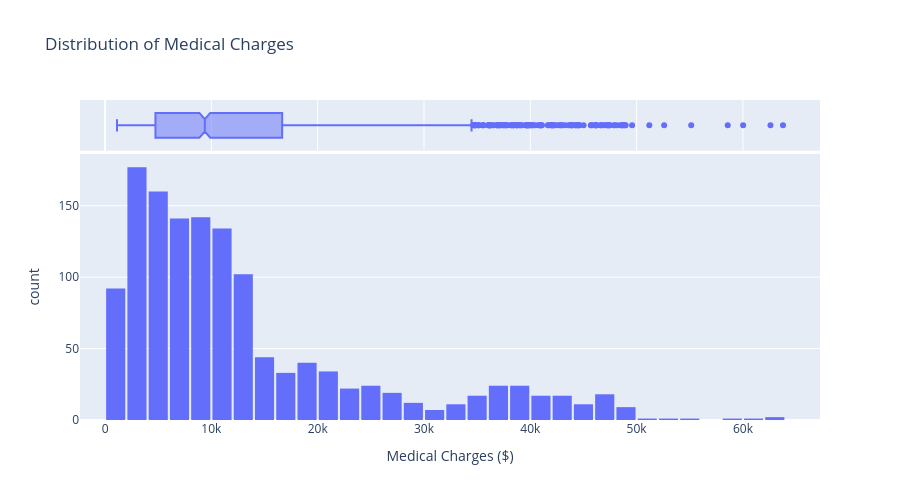
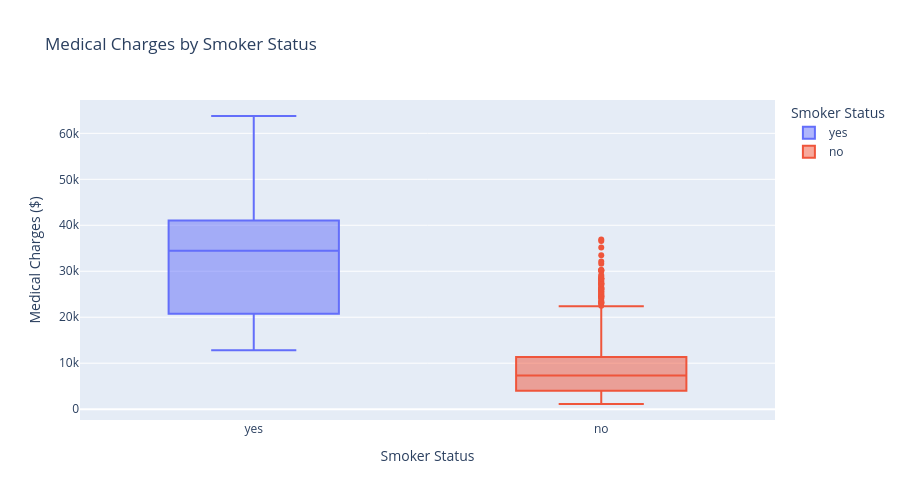
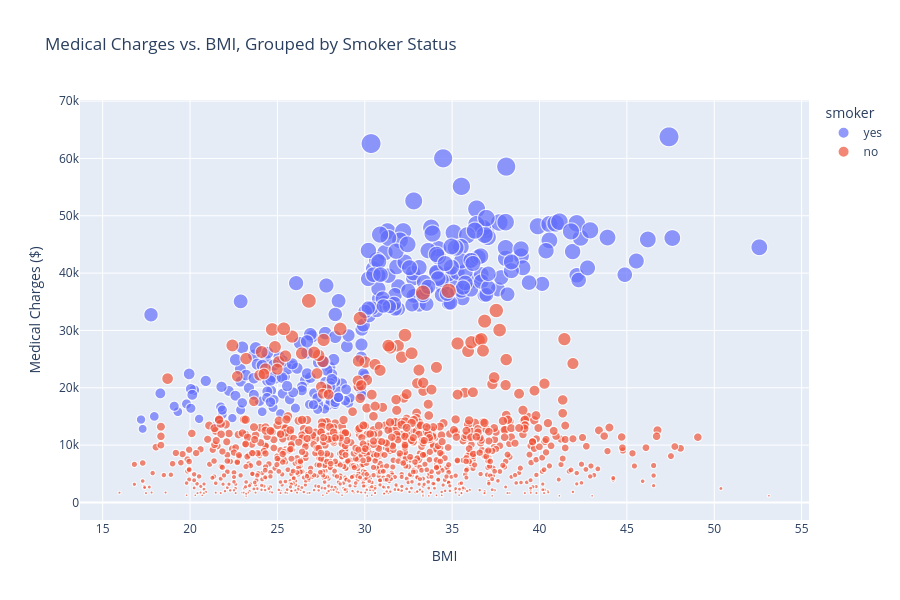
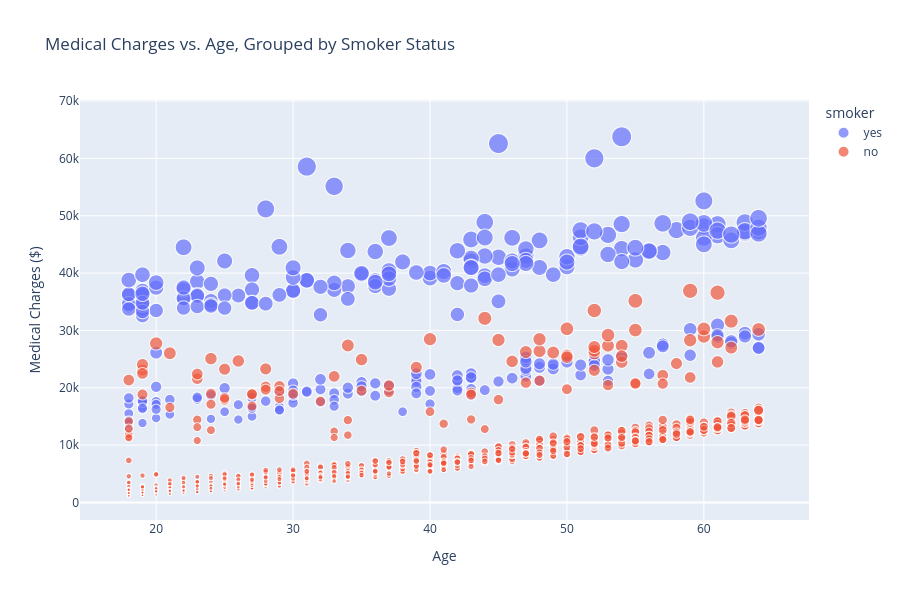

Notebook code cell kept with these figures, in order:
### Markdown cell above
The EDA provides initial insights:
*   **Numerical Features**:
    *   `age`: Ranges from 18 to 64, with an average around 39. The distribution seems fairly uniform.
    *   `bmi`: Ranges from 15.96 to 53.13, with an average of 30.66. This suggests a significant portion of the population might be overweight or obese (BMI >= 25).
    *   `children`: Ranges from 0 to 5, with most individuals having 0 or 1 child.
    *   `charges`: The target variable `charges` is highly skewed to the right, indicating that most people have lower medical costs, but a smaller number incur very high costs. This skewness might require transformation (e.g., log transformation) for models sensitive to normal distribution.
*   **Categorical Features**:
    *   `sex`: Fairly balanced distribution between male and female.
    *   `smoker`: A significant imbalance, with a much larger proportion of non-smokers. This suggests 'smoker' could be a very influential feature.
    *   `region`: The four regions have a relatively even distribution.

## 5. Visual Representation of EDA (Plotly)

### Code cell
# 1. Distribution of 'Charges' (Target Variable)
fig = px.histogram(df, x="charges", marginal="box", title="Distribution of Medical Charges",
                   labels={'charges': 'Medical Charges ($)'}, height=500,
                   hover_data=df[['age', 'sex', 'bmi', 'smoker']])
fig.update_layout(bargap=0.1)
fig.show()

# Explanation: The 'charges' distribution is right-skewed, indicating most people have lower insurance costs,
# while a smaller number incur very high costs. The marginal box plot clearly shows the presence of outliers
# on the higher end. This skewness might affect linear models and suggests a need for transformation.

# 2. Charges vs. Smoker (Box Plot)
fig = px.box(df, x="smoker", y="charges", color="smoker",
             title="Medical Charges by Smoker Status",
             labels={'smoker': 'Smoker Status', 'charges': 'Medical Charges ($)'}, height=500)
fig.show()

# Explanation: This box plot vividly illustrates a critical insight: smokers incur significantly higher medical
# charges than non-smokers. The difference in median charges and the range of charges is enormous.
# 'Smoker' status appears to be the most influential factor.

# 3. Charges vs. BMI, colored by Smoker (Scatter Plot)
fig = px.scatter(df, x="bmi", y="charges", color="smoker", size='charges',
                 hover_data=['age', 'sex', 'children', 'region'],
                 title="Medical Charges vs. BMI, Grouped by Smoker Status",
                 labels={'bmi': 'BMI', 'charges': 'Medical Charges ($)'}, height=600)
fig.show()

# Explanation: This scatter plot reveals interesting clusters. For non-smokers, there's a general trend of
# increasing charges with increasing BMI, but with a less steep slope. For smokers, charges are generally much
# higher regardless of BMI, though there's still a visible increase with higher BMI. There are clearly distinct
# groups based on smoking status.

# 4. Charges vs. Age, colored by Smoker (Scatter Plot)
fig = px.scatter(df, x="age", y="charges", color="smoker", size='charges',
                 hover_data=['bmi', 'sex', 'children', 'region'],
                 title="Medical Charges vs. Age, Grouped by Smoker Status",
                 labels={'age': 'Age', 'charges': 'Medical Charges ($)'}, height=600)
fig.show()

# Explanation: Similar to BMI, age also shows a positive correlation with charges, particularly for non-smokers,
# where charges tend to increase with age. For smokers, charges are high across all ages, but the trend of increasing
# charges with age is still somewhat visible, especially at the higher end of charges.

# 5. Charges vs. Region (Violin Plot)
fig = px.violin(df, x="region", y="charges", color="region", box=True,
                title="Distribution of Medical Charges by Region",
                labels={'region': 'Region', 'charges': 'Medical Charges ($)'}, height=500)
fig.show()

# Explanation: This violin plot shows the charge distribution across different regions. While there isn't a dramatic
# difference in median charges between regions, the 'southeast' region appears to have a slightly higher density of
# high-charge outliers, particularly among smokers (though not explicitly shown here, it's inferred from overall trends).
# The shapes are broadly similar, suggesting region might be a less dominant factor than age, bmi, or smoker status.

# 6. Charges vs. Number of Children (Box Plot)
fig = px.box(df, x="children", y="charges", color="children",
             title="Medical Charges by Number of Children",
             labels={'children': 'Number of Children', 'charges': 'Medical Charges ($)'}, height=500)
fig.show()

# Explanation: There's no very clear linear relationship between the number of children and charges.
# The median charges are somewhat similar across different numbers of children, though the variability
# and presence of outliers change. For example, individuals with 2 or 3 children seem to have a wider
# spread of charges compared to those with 0 children. This feature might interact with others.

# 7. Charges vs. Sex (Box Plot)
fig = px.box(df, x="sex", y="charges", color="sex",
             title="Medical Charges by Sex",
             labels={'sex': 'Sex', 'charges': 'Medical Charges ($)'}, height=500)
fig.show()

# Explanation: The median medical charges between males and females are very similar. There are some differences
# in the spread and the number of high-charge outliers, but sex appears to be a less significant predictor
# compared to 'smoker', 'age', or 'bmi'.

### Figure 1 — Plotly figure (JSON) as saved in the notebook; plotly's stock layout.template omitted (floating-point values rounded to 4 significant figures; data arrays with more than 128 entries replaced by an {"elided": "..."} marker saying what was removed)
{"data": [{"bingroup": "x", "hovertemplate": "Medical Charges ($)=%{x}<br>count=%{y}<extra></extra>", "legendgroup": "", "marker": {"color": "#636efa", "pattern": {"shape": ""}}, "name": "", "orientation": "v", "showlegend": false, "type": "histogram", "x": {"elided": "1338 float values"}, "xaxis": "x", "yaxis": "y"}, {"customdata": {"elided": "1338x4 mixed values"}, "hovertemplate": "Medical Charges ($)=%{x}<br>age=%{customdata[0]}<br>sex=%{customdata[1]}<br>bmi=%{customdata[2]}<br>smoker=%{customdata[3]}<extra></extra>", "legendgroup": "", "marker": {"color": "#636efa"}, "name": "", "notched": true, "showlegend": false, "type": "box", "x": {"elided": "1338 float values"}, "xaxis": "x2", "yaxis": "y2"}], "layout": {"bargap": 0.1, "barmode": "relative", "height": 500, "legend": {"tracegroupgap": 0}, "title": {"text": "Distribution of Medical Charges"}, "xaxis": {"anchor": "y", "domain": [0, 1], "title": {"text": "Medical Charges ($)"}}, "xaxis2": {"anchor": "y2", "domain": [0, 1], "matches": "x", "showgrid": true, "showticklabels": false}, "yaxis": {"anchor": "x", "domain": [0, 0.8316], "title": {"text": "count"}}, "yaxis2": {"anchor": "x2", "domain": [0.8416, 1], "matches": "y2", "showgrid": false, "showline": false, "showticklabels": false, "ticks": ""}}}

### Figure 2 — Plotly figure (JSON) as saved in the notebook; plotly's stock layout.template omitted (floating-point values rounded to 4 significant figures; data arrays with more than 128 entries replaced by an {"elided": "..."} marker saying what was removed)
{"data": [{"alignmentgroup": "True", "hovertemplate": "Smoker Status=%{x}<br>Medical Charges ($)=%{y}<extra></extra>", "legendgroup": "yes", "marker": {"color": "#636efa"}, "name": "yes", "notched": false, "offsetgroup": "yes", "orientation": "v", "showlegend": true, "type": "box", "x": {"elided": "274 str values"}, "x0": " ", "xaxis": "x", "y": {"elided": "274 float values"}, "y0": " ", "yaxis": "y"}, {"alignmentgroup": "True", "hovertemplate": "Smoker Status=%{x}<br>Medical Charges ($)=%{y}<extra></extra>", "legendgroup": "no", "marker": {"color": "#EF553B"}, "name": "no", "notched": false, "offsetgroup": "no", "orientation": "v", "showlegend": true, "type": "box", "x": {"elided": "1064 str values"}, "x0": " ", "xaxis": "x", "y": {"elided": "1064 float values"}, "y0": " ", "yaxis": "y"}], "layout": {"boxmode": "overlay", "height": 500, "legend": {"title": {"text": "Smoker Status"}, "tracegroupgap": 0}, "title": {"text": "Medical Charges by Smoker Status"}, "xaxis": {"anchor": "y", "categoryarray": ["yes", "no"], "categoryorder": "array", "domain": [0, 1], "title": {"text": "Smoker Status"}}, "yaxis": {"anchor": "x", "domain": [0, 1], "title": {"text": "Medical Charges ($)"}}}}

### Figure 3 — Plotly figure (JSON) as saved in the notebook; plotly's stock layout.template omitted (floating-point values rounded to 4 significant figures; data arrays with more than 128 entries replaced by an {"elided": "..."} marker saying what was removed)
{"data": [{"customdata": {"elided": "274x4 mixed values"}, "hovertemplate": "smoker=yes<br>BMI=%{x}<br>Medical Charges ($)=%{marker.size}<br>age=%{customdata[0]}<br>sex=%{customdata[1]}<br>children=%{customdata[2]}<br>region=%{customdata[3]}<extra></extra>", "legendgroup": "yes", "marker": {"color": "#636efa", "size": {"elided": "274 float values"}, "sizemode": "area", "sizeref": 159.4, "symbol": "circle"}, "mode": "markers", "name": "yes", "showlegend": true, "type": "scattergl", "x": {"elided": "274 float values"}, "xaxis": "x", "y": {"elided": "274 float values"}, "yaxis": "y"}, {"customdata": {"elided": "1064x4 mixed values"}, "hovertemplate": "smoker=no<br>BMI=%{x}<br>Medical Charges ($)=%{marker.size}<br>age=%{customdata[0]}<br>sex=%{customdata[1]}<br>children=%{customdata[2]}<br>region=%{customdata[3]}<extra></extra>", "legendgroup": "no", "marker": {"color": "#EF553B", "size": {"elided": "1064 float values"}, "sizemode": "area", "sizeref": 159.4, "symbol": "circle"}, "mode": "markers", "name": "no", "showlegend": true, "type": "scattergl", "x": {"elided": "1064 float values"}, "xaxis": "x", "y": {"elided": "1064 float values"}, "yaxis": "y"}], "layout": {"height": 600, "legend": {"itemsizing": "constant", "title": {"text": "smoker"}, "tracegroupgap": 0}, "title": {"text": "Medical Charges vs. BMI, Grouped by Smoker Status"}, "xaxis": {"anchor": "y", "domain": [0, 1], "title": {"text": "BMI"}}, "yaxis": {"anchor": "x", "domain": [0, 1], "title": {"text": "Medical Charges ($)"}}}}

### Figure 4 — Plotly figure (JSON) as saved in the notebook; plotly's stock layout.template omitted (floating-point values rounded to 4 significant figures; data arrays with more than 128 entries replaced by an {"elided": "..."} marker saying what was removed)
{"data": [{"customdata": {"elided": "274x4 mixed values"}, "hovertemplate": "smoker=yes<br>Age=%{x}<br>Medical Charges ($)=%{marker.size}<br>bmi=%{customdata[0]}<br>sex=%{customdata[1]}<br>children=%{customdata[2]}<br>region=%{customdata[3]}<extra></extra>", "legendgroup": "yes", "marker": {"color": "#636efa", "size": {"elided": "274 float values"}, "sizemode": "area", "sizeref": 159.4, "symbol": "circle"}, "mode": "markers", "name": "yes", "showlegend": true, "type": "scattergl", "x": {"elided": "274 int values"}, "xaxis": "x", "y": {"elided": "274 float values"}, "yaxis": "y"}, {"customdata": {"elided": "1064x4 mixed values"}, "hovertemplate": "smoker=no<br>Age=%{x}<br>Medical Charges ($)=%{marker.size}<br>bmi=%{customdata[0]}<br>sex=%{customdata[1]}<br>children=%{customdata[2]}<br>region=%{customdata[3]}<extra></extra>", "legendgroup": "no", "marker": {"color": "#EF553B", "size": {"elided": "1064 float values"}, "sizemode": "area", "sizeref": 159.4, "symbol": "circle"}, "mode": "markers", "name": "no", "showlegend": true, "type": "scattergl", "x": {"elided": "1064 int values"}, "xaxis": "x", "y": {"elided": "1064 float values"}, "yaxis": "y"}], "layout": {"height": 600, "legend": {"itemsizing": "constant", "title": {"text": "smoker"}, "tracegroupgap": 0}, "title": {"text": "Medical Charges vs. Age, Grouped by Smoker Status"}, "xaxis": {"anchor": "y", "domain": [0, 1], "title": {"text": "Age"}}, "yaxis": {"anchor": "x", "domain": [0, 1], "title": {"text": "Medical Charges ($)"}}}}
